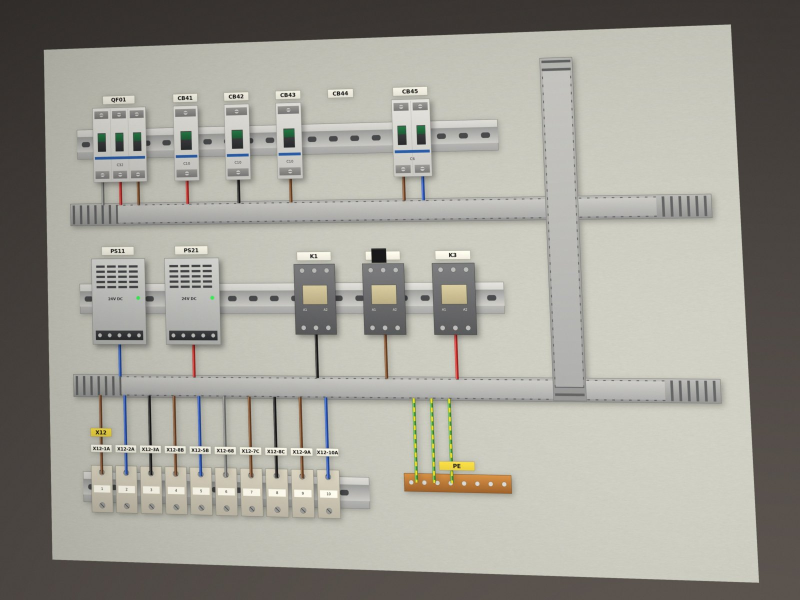
#> input picture frontend/assets/landing/photo_full.jpg, 1600 x 1200 px (shown at 1/2 size)
$ python -i preprocess.py   (imports and definitions only)   (older library calls are emulated)
#> lines starting #> are read from the running program, lines starting #| are printed output that depends on the picture
#> further down, picture is the input picture: shape (1200, 1600, 3); mean B, G, R 150.5, 159.2, 160.8
"""Image ingestion, quality assessment and preprocessing.

Coordinate convention: the *original frame* is the uploaded image after EXIF orientation
correction. Every derivative records the transform back to that frame, and all persisted
coordinates (detections, OCR boxes, findings) are in original-frame pixels.
"""
from __future__ import annotations

import io
import math
from dataclasses import dataclass, field

import cv2
import numpy as np
from PIL import Image, ImageOps, UnidentifiedImageError

from ..core.config import get_settings

ALLOWED_IMAGE_FORMATS = {"JPEG": "image/jpeg", "PNG": "image/png"}


class ImageDecodeError(ValueError):
    pass


@dataclass
class DecodedImage:
    bgr: np.ndarray
    format: str
    exif_orientation: int
    original_size: tuple[int, int]  # as stored in the file (before EXIF rotation)


# [28 lines left out: function decode_image, not called in this run]


def assess_quality(bgr: np.ndarray) -> dict:
    """Image-quality diagnostics. Produces warnings; never rejects an image by itself."""
    h, w = bgr.shape[:2]
#> h = 1200; w = 1600
    gray = cv2.cvtColor(bgr, cv2.COLOR_BGR2GRAY)
    s = 1000.0 / max(h, w)
#> s = 0.625
    g = cv2.resize(gray, (max(1, int(w * s)), max(1, int(h * s))), interpolation=cv2.INTER_AREA) if s < 1 else gray
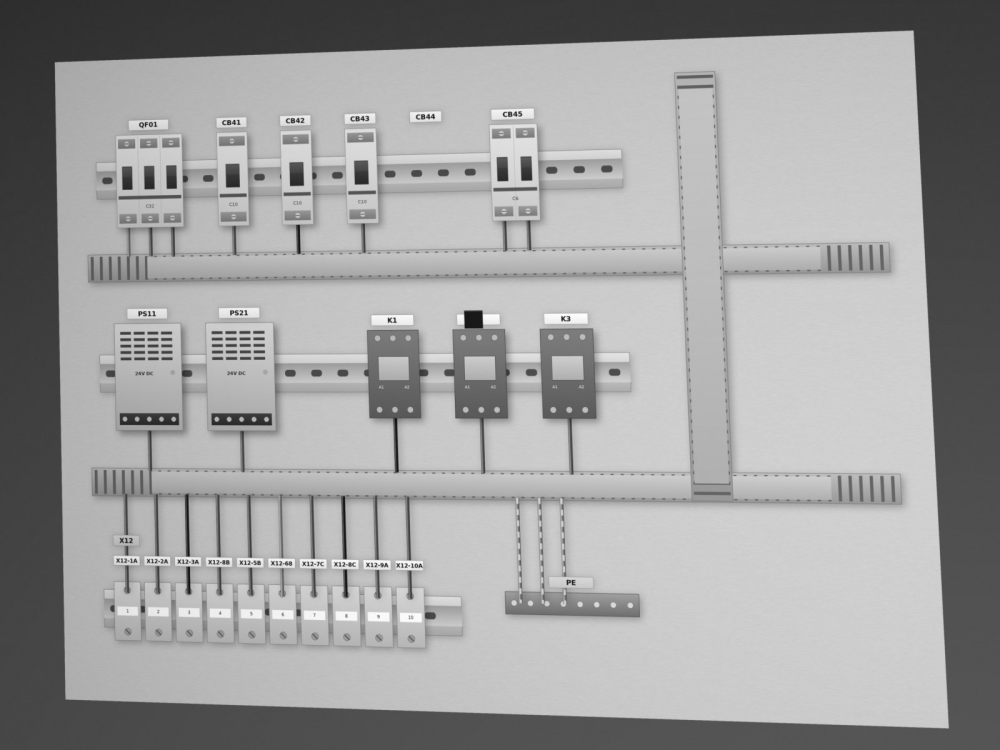
#> g: shape (750, 1000); min 18, max 253, mean 158.8
    sharpness = float(cv2.Laplacian(g, cv2.CV_64F).var())
#> sharpness = 284.7
    brightness = float(gray.mean())
#> brightness = 158.8
    contrast = float(gray.std())
#> contrast = 55.8
    clipped_hi = float((gray >= 250).mean())
#> clipped_hi = 0.000503
    clipped_lo = float((gray <= 5).mean())
#> clipped_lo = 5.21e-07
    warnings: list[dict] = []
    if min(h, w) < 800:
        warnings.append({"code": "low_resolution", "message": f"Image is {w}×{h}px; small labels and ferrules may be unreadable (≥ 1600px on the short side recommended)."})
    if sharpness < 25:
        warnings.append({"code": "very_blurry", "message": f"Laplacian variance {sharpness:.0f} indicates strong blur; OCR results are likely unreliable."})
    elif sharpness < 60:
        warnings.append({"code": "blurry", "message": f"Laplacian variance {sharpness:.0f} suggests some blur."})
    if brightness < 55:
        warnings.append({"code": "too_dark", "message": f"Mean brightness {brightness:.0f}/255 — image is dark."})
    elif brightness > 215:
        warnings.append({"code": "overexposed", "message": f"Mean brightness {brightness:.0f}/255 — image is very bright."})
    if contrast < 28:
        warnings.append({"code": "low_contrast", "message": f"Grey-level std {contrast:.0f} — low contrast."})
    if clipped_hi > 0.08:
        warnings.append({"code": "clipped_highlights", "message": f"{clipped_hi * 100:.0f}% of pixels are saturated (glare)."})
    severe = {"very_blurry", "too_dark"}
    rating = "poor" if any(x["code"] in severe for x in warnings) else ("acceptable" if warnings else "good")
    return {
        "width": w,
        "height": h,
        "megapixels": round(w * h / 1e6, 2),
        "sharpness_laplacian_var": round(sharpness, 1),
        "brightness_mean": round(brightness, 1),
        "contrast_std": round(contrast, 1),
        "clipped_highlights_ratio": round(clipped_hi, 4),
        "clipped_shadows_ratio": round(clipped_lo, 4),
        "rating": rating,
        "warnings": warnings,
        "method": "Laplacian variance at 1000px long side; grey-level mean/std; saturation ratios",
    }


@dataclass
class PreparedImage:
    original: np.ndarray
    processed: np.ndarray
    scale: float  # processed = affine(original * scale)
    affine: np.ndarray  # 2x3 mapping scaled-original -> processed (deskew); identity if none
    transforms: list[dict] = field(default_factory=list)

    # [94 lines left out: functions to_original, to_processed, box_to_original, estimate_skew_degrees, prepare, encode_png and 2 more, not called in this run]

>>> import cv2
>>> picture = cv2.imread('../../../frontend/assets/landing/photo_full.jpg')
>>> result = assess_quality(picture)
#> result = 11 items

$ run again, on frontend/assets/landing/photo_zone_z4.jpg
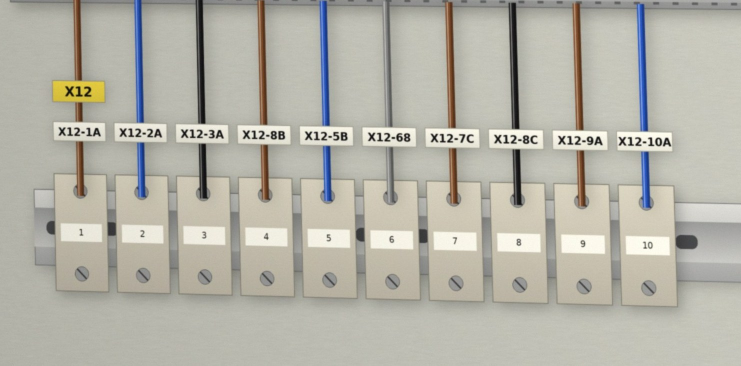
#> input picture frontend/assets/landing/photo_zone_z4.jpg, 1482 x 731 px (shown at 1/2 size)
#> picture is the input picture: shape (731, 1482, 3); mean B, G, R 168.6, 179.2, 180.8
#> in assess_quality, `gray = cv2.cvtColor(bgr, cv2.COLOR_BGR2GRAY)`:
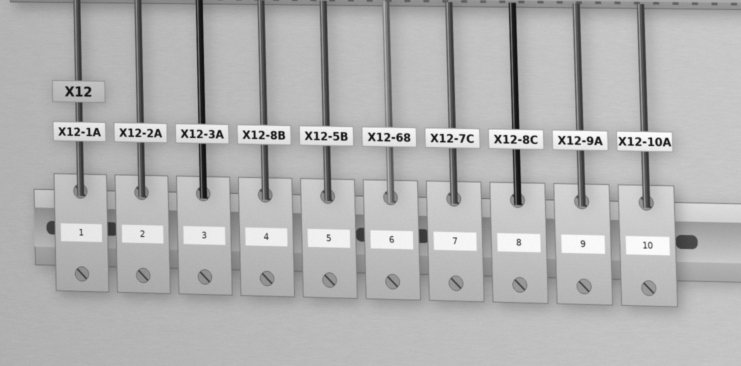
#> gray: shape (731, 1482) (shown at 1/2 size); min 9, max 254, mean 178.5
#> in assess_quality, `g = cv2.resize(gray, (max(1, int(w * s)), max(1, int(h * s))), interpo..`:
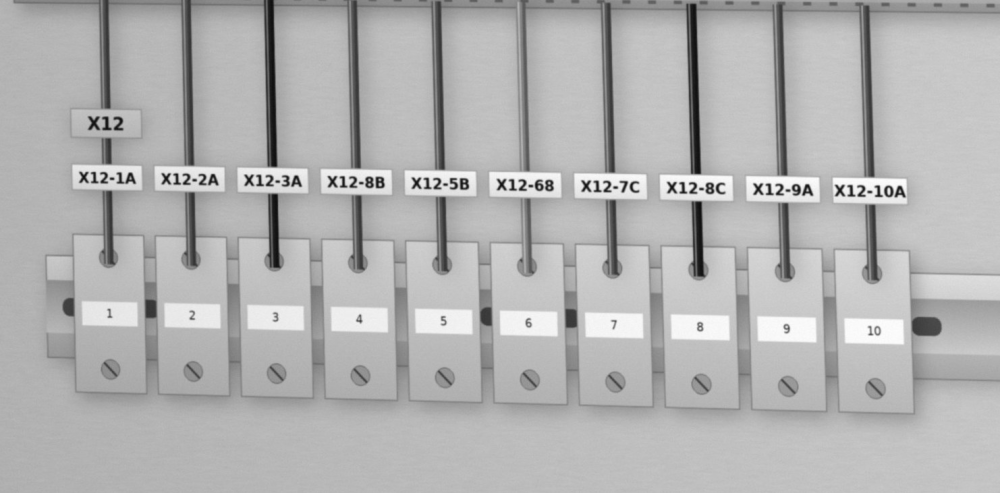
#> g: shape (493, 1000); min 15, max 254, mean 178.5
#> sharpness = 202.7
#> brightness = 178.5
#> contrast = 31.74
#> clipped_hi = 0.00281
#> clipped_lo = 0
#> result = 11 items

$ run again, on frontend/assets/landing/ferrule_x12_4.png
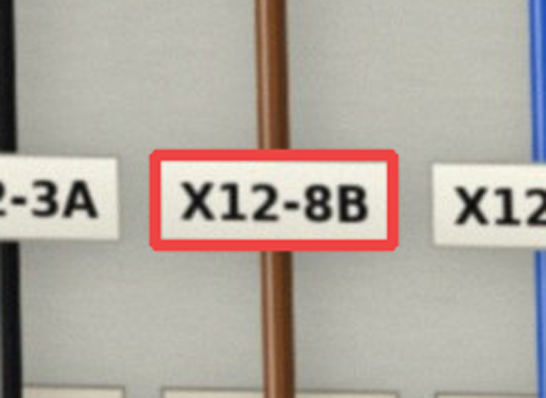
#> input picture frontend/assets/landing/ferrule_x12_4.png, 546 x 398 px
#> picture is the input picture: shape (398, 546, 3); mean B, G, R 160.1, 169.1, 176.5
#> in assess_quality, `gray = cv2.cvtColor(bgr, cv2.COLOR_BGR2GRAY)`:
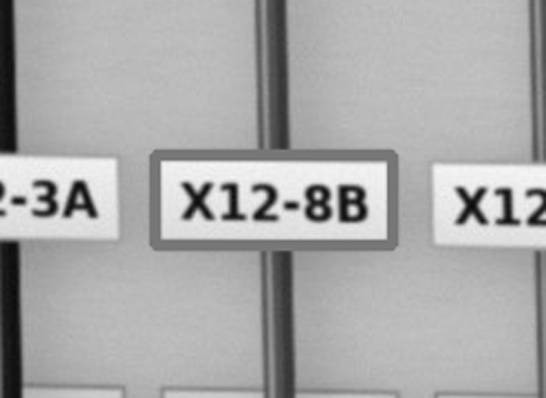
#> gray: shape (398, 546); min 10, max 247, mean 170.4
#> sharpness = 21.31
#> brightness = 170.4
#> contrast = 43.03
#> clipped_hi = 0
#> rating = 'poor'
#> result = 11 items
